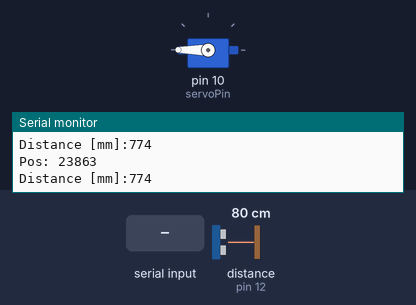
Bench run of a sketch on a simulated Arduino Uno, built with avr-gcc and run on an emulated ATmega328P. Shown: servo, the last lines printed to the serial monitor. Wiring (inferred from the names in the program): ultrasonic range finder: trigger pin 13; echo pin 12. The inputs (shaded band) are chosen by the test bench; at power-on: distance to the obstacle (sensor on pin 12) 80 cm. The echo pulse lasts 58.3 µs per cm.

Above: at 1.5 s.
1.6 s: distance to the obstacle (sensor on pin 12) set to 2 cm
At 1.77 s:
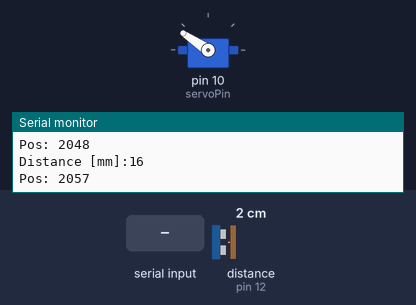
4.6 s: "0" received over Serial
At 6.1 s:
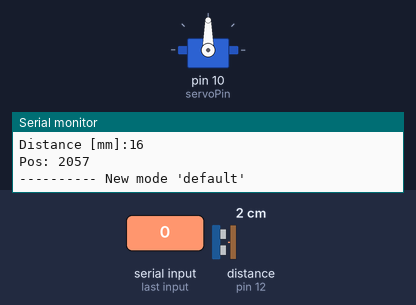
6.6 s: "a" received over Serial
At 7.12 s:
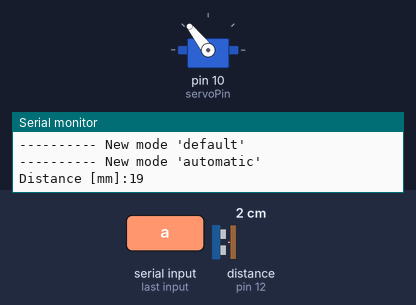
9.6 s: distance to the obstacle (sensor on pin 12) set to 4 cm
12.6 s: distance to the obstacle (sensor on pin 12) set to 9 cm
14.1 s: distance to the obstacle (sensor on pin 12) set to 120 cm
At 14.29 s:
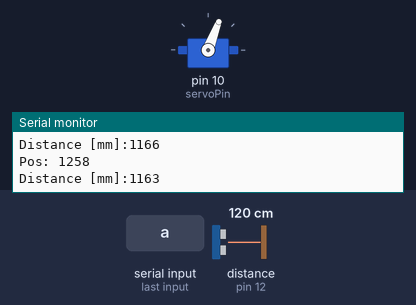
Timing chart, 0 to 18.1 s (numbered marks = the images above; inputs shaded):
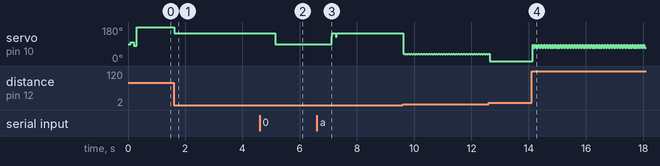

Measured:
- after the input at 1.6 s, servo on pin 10 (servoPin): alternates 147° for 0.03 s and 146° for 0.06 s, starting at once
- after the input at 14.1 s, servo on pin 10 (servoPin): alternates 87° for 0.03 s and 69° for 0.06 s, starting at once

The sketch:

ServoPaik.ino
```cpp
/*
Control of Servo Motor attached to flexible lense with distance sensor.

Control via keyboars:
Control modes:
'0' - default (0 change)

'a' - automatic controll

'c' Callibrate
  'u' - increment servo
  'd' - decrement servo

*/

#include <Servo.h>

// input/output
int inputSerial;

// Control Mode
char controlMode ='a';

// Distance Sensor
const byte triggerPin = 13;
const byte echoPin = 12;

long lecture_echo;
long distance_mm;
long measure;

//const long timeout = 25000UL; // connait pas a quoi ca sert ??? a chercher
//float soundSpeed = 340/1000;

// Partie pour le servomoteur
// Declare the Servo pin
const int servoPin = 10;


// Create a servo object
Servo Servo1;

int servoPos;

// Distance and Corresponding Position
const int refDist [] = {0, 1000, 2000, 3000}; // [mm]
const int refAng [] = {0, 90, 120, 180}; // [deg]
int nMeas;

const int defaultPos = 90;


void setup() {
  // We need to attach the servo to the used pin number
  Servo1.attach(servoPin);

  Serial.begin(9600); // Arduino print to cmd

  // Partie pour le capteur de distance
  pinMode(triggerPin,OUTPUT);
  digitalWrite(triggerPin,LOW); //declanchement initial en LOW
  pinMode(echoPin,INPUT);

  nMeas = sizeof(refDist);

  // Initial servo pos
  servoPos = defaultPos;
  Servo1.write(servoPos);
  delay(100);
  Servo1.write(servoPos+10);
  delay(100);
  Servo1.write(servoPos-10);
  delay(100);
  Servo1.write(servoPos);
}


void loop() {

  inputSerial = Serial.read();

  // Change control mode via keyboard
  if(char(inputSerial) == '0'){
    controlMode = '0';
    Serial.print("---------- New mode 'default' \r\n");
    delay(500);
  }
  else if(char(inputSerial) == 'a'){
    controlMode = 'a';
    Serial.print("---------- New mode 'automatic' \r\n");
    delay(500);
  }
  else if(char(inputSerial) == 'c'){
    controlMode = 'c';
    Serial.print("---------- New mode 'callibration' \r\n");
    delay(500);
  }


  // Capture Distance
  digitalWrite(triggerPin,HIGH);
  delayMicroseconds(10);
  digitalWrite(triggerPin,LOW);

  // mesure le temps d'envoi
  lecture_echo = pulseIn(echoPin,HIGH);
  distance_mm =lecture_echo/6;


  // Different control modes
  if(controlMode=='0'){ //calibration
      servoPos = defaultPos;
  }

  if(controlMode =='a'){ //calibration
    // calcul la distance en fonction du temps de trajet mesuré
    int i;
    for(i=1; i<nMeas; i++){
      if(lecture_echo >  refDist[i]|| i == nMeas-1){
      servoPos = (1.*lecture_echo-refDist[i-1])/(refDist[i]-refDist[i-1]) * (refAng[i]-refAng[i-1]) + refAng[i-1];
      }
    }

    Serial.print(F("Distance [mm]:"));
    Serial.print(distance_mm);
    Serial.print("\r\n");
    Serial.print("Pos: ");
    Serial.print(servoPos);
    Serial.print("\r\n");
  }
  else if(controlMode =='c'){ //calibration

    if(inputSerial ==100){ // 'd' 100
      if(servoPos >=0){
        servoPos = servoPos - 5;
      }
      Serial.print("---------- New pos: ");
      Serial.print(servoPos);
      Serial.print("\r\n");
    }
    else if(char(inputSerial)=='u'){// 'u'  117
        if(servoPos <= 180) {
          servoPos = servoPos + 5;
        }
        Serial.print("---------- New pos: ");
        Serial.print(servoPos);
        Serial.print("\r\n");
    }
    Serial.print(F("Distance [mm]:"));
    Serial.print(distance_mm);
    Serial.print("\r\n");
  }

  Servo1.write(servoPos);

  delay(20);
}
```
